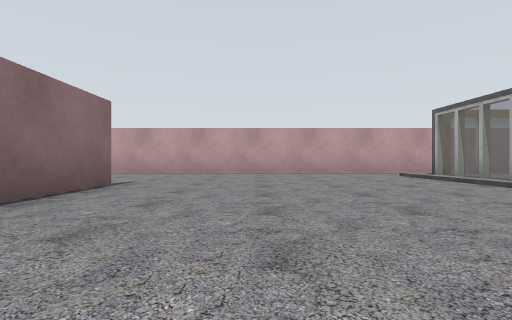
View 1 (above)

24 first-person views from a walk through a world built for the Gazebo simulator. The camera is 0.72 m above the floor, looks level and sees 80° across. The lines on the ground mark 1 m squares. The floor is counted in squares, 2 m on a side. Each view is taken from the middle of a square. On the plan, view 1 faces up. The plan holds only what a view shows up to about 9 squares ahead; the rest is blank. Robots are left out. Gazebo's built-in surfaces are drawn with simple patterns. Some surface patterns are stand-ins.

View 2
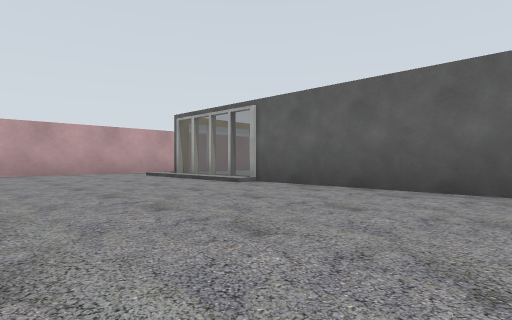

View 3
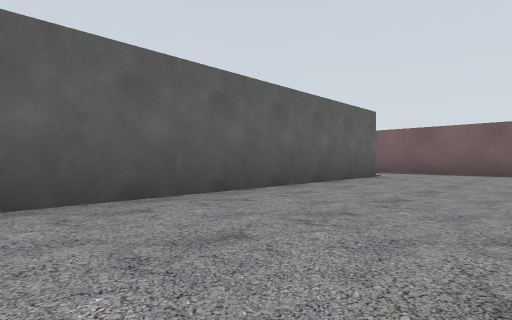

View 4
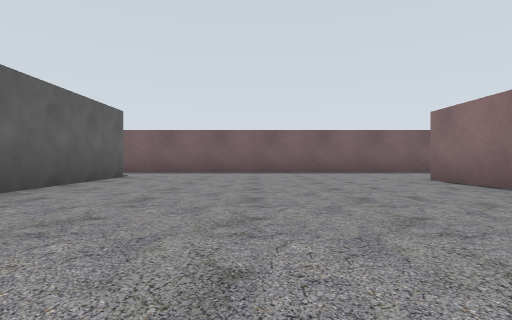

View 5
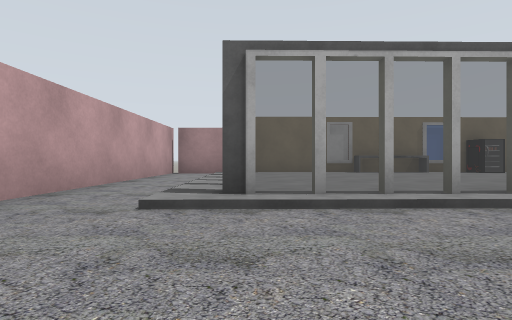

View 6
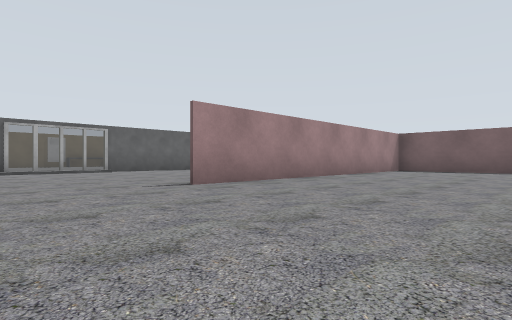

View 7
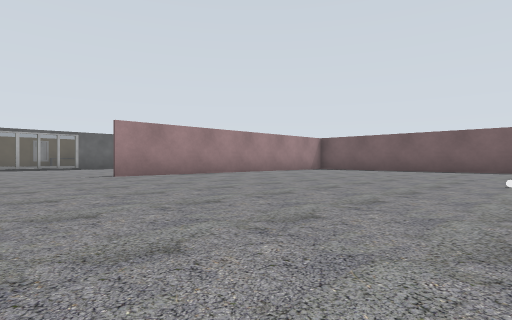

View 8
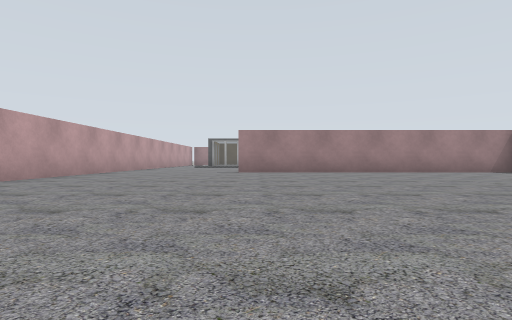

View 9
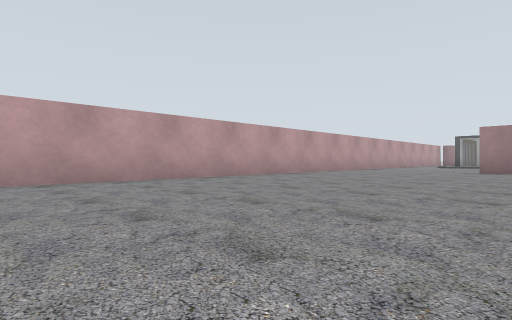

View 10
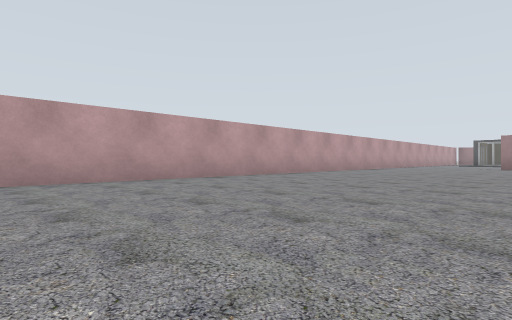

View 11
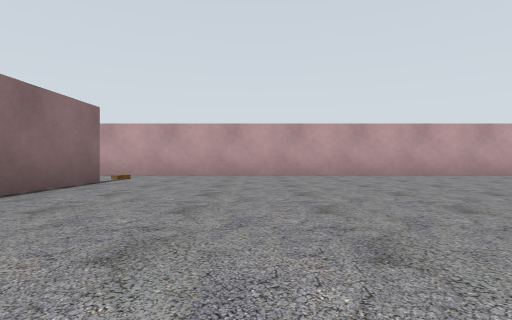

View 12
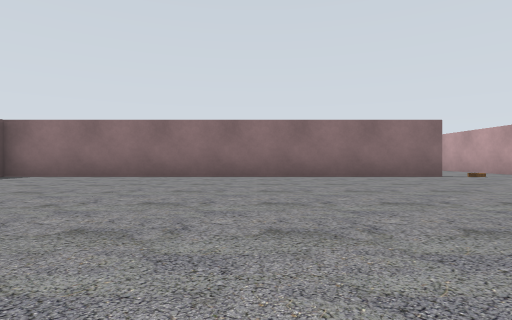

View 13
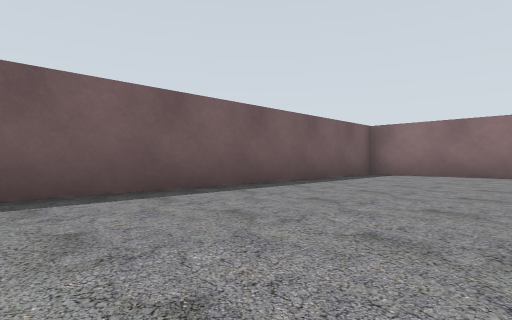

View 14
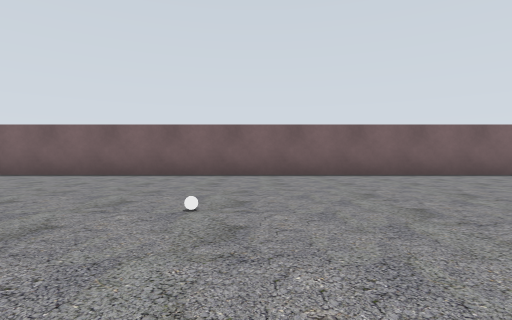

View 15
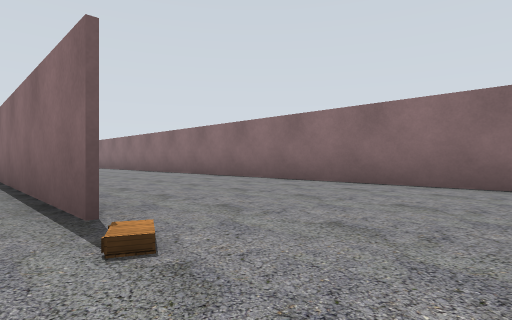

View 16
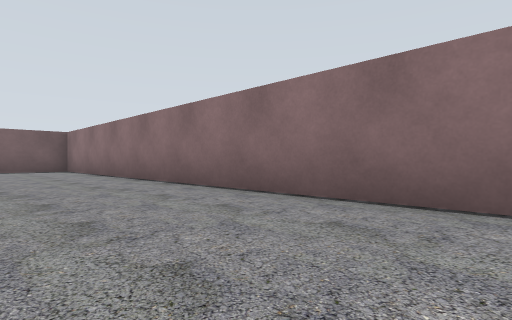

View 17
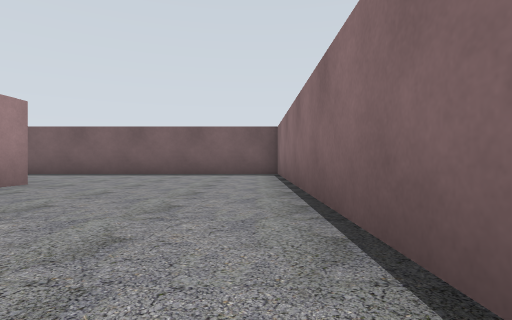

View 18
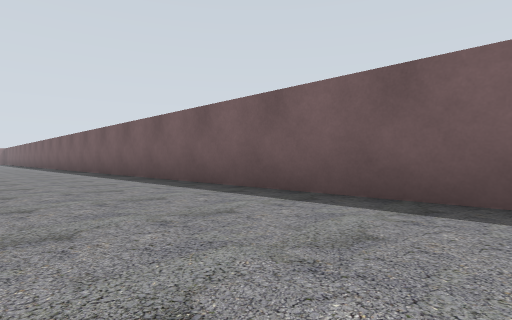

View 19
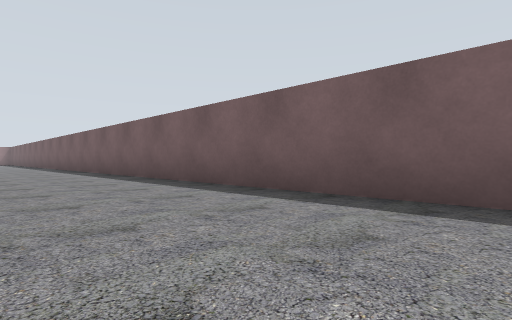

View 20
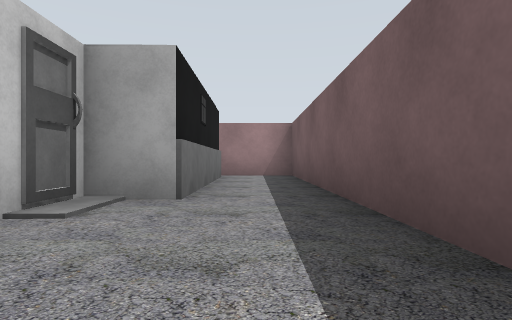

View 21
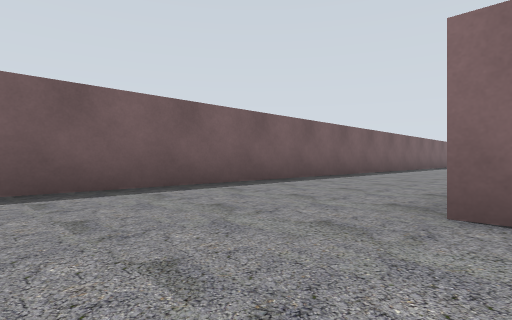

View 22
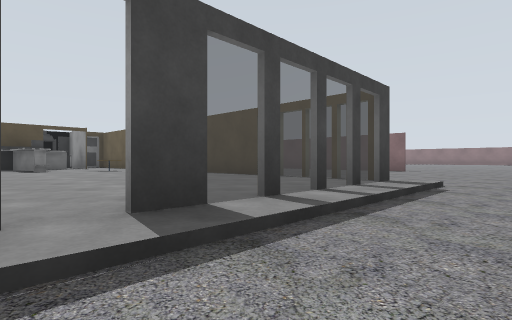

View 23
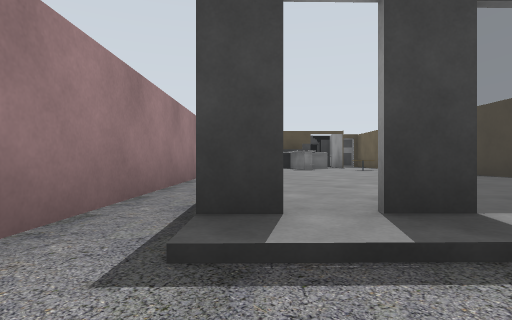

View 24
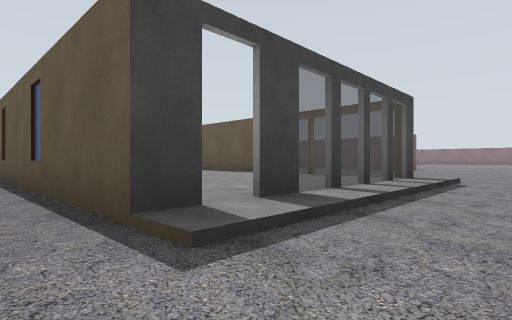

### Floor plan
Points are (right, up) in squares from view 1. A wall is a line through its corners. A room is listed if a view was taken in it or the views show most of it. See-through windows are left out.
Room 1 (views 1, 2, 3, 4, 5, 6, 7, 8, 9, 10, 11, 12, 13, 14, 15, 16, 17, 18, 19, 20, 21, 22, 23, 24)
walls: (-2.1, -1.7) (-2.1, -3.5); (-2.1, 4.6) (-2.1, 2.5); (-2.2, -3.4) (-2.2, 4.6); (-18.6, -3.5) (-18.6, -3); (-18.6, 6.1) (-18.6, -3.4) (-2.7, -3.4); (3.6, 5.9) (3.6, 6.3) (7.4, 6.4); (4.8, -5.3) (4.8, -4.4) (3.8, -4.5) (3.7, 3.8); (-22.6, 7.6) (-22.6, -6.8) (4.5, -6.8); (7.8, 6.4) (8.3, 6.4) (8.4, 1.2); (9.2, 0.9) (9.2, 8.3) (-21, 8.3)
ways out: gap at (7, 6) to room 2; opening at (5, -6) to room 3; opening at (9, -6) to room 3; gap at (10, 8)
Room 2 (no view inside)
walls: (7.8, 0.3) (7.8, 0.9); (8.3, 3) (8.3, 6.1); (8.4, -0.2) (8.3, 2.7); (3.7, 4.4) (3.8, 0.5)
low walls: (8, 2) (8, 3.7); (6.3, -1.1) (6.6, -0.7)
ways out: gap at (7, 6) to room 1
objects: other object (5, -1) to (5, 0)
Room 3 (no view inside)
walls: (8.5, -5.3) (4.8, -5.3); (4.5, -6.8) (9.2, -6.8) (9.2, -5.1)
ways out: opening at (5, -6) to room 1; opening at (9, -6) to room 1

Positions as (right, up) in squares from view 1, and headings:
1: (0, 0), facing up
2: (0, 0), facing up-right
3: (1, 2), facing down-right
4: (1, 2), facing down
5: (1, 6), facing right
6: (-6, 7), facing down-right
7: (-9, 7), facing down-right
8: (-11, 4), facing right
9: (-12, 3), facing up-right
10: (-16, 3), facing up-right
11: (-16, 1), facing up
12: (-12, 2), facing left
13: (-11, 0), facing down-left
14: (-9, 4), facing down
15: (-18, 8), facing down-left
16: (-20, 4), facing down-left
17: (-22, 1), facing down
18: (-20, -4), facing down-right
19: (-17, -4), facing down-right
20: (2, -6), facing right
21: (0, -3), facing down-left
22: (8, 8), facing down-left
23: (8, 8), facing down
24: (9, 8), facing down-left
